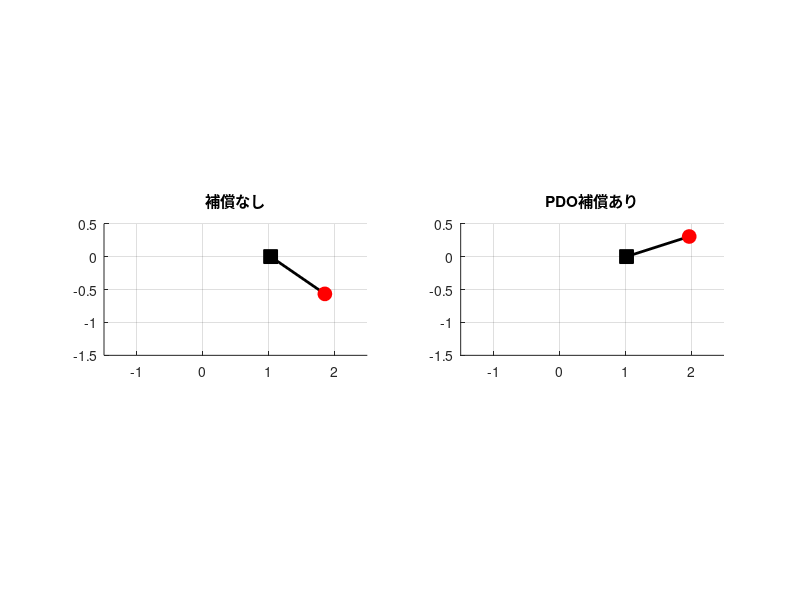

Recreate this plot in MATLAB.
clear; clc;

% --- パラメータ設定 ---
g = 9.81;
L = 1.0;
omega = sqrt(g/L);
A = 0.5;
dt = 0.01;
T = 20;
N = T/dt;

% PIDゲイン
Kp = 5;
Kd = 4;
Ki = 0.2;

% PDOゲイン
l1 = 20; l2 = 100; l3 = 200; l4 = 200;

xref = 1.0;

% 初期化（補償なし）
x1 = zeros(4, N);
e_int1 = 0;
u_log1 = zeros(1, N-1);
x_rec1 = zeros(1, N-1);
theta_rec1 = zeros(1, N-1);

% 初期化（補償あり）
x2 = zeros(4, N);
x_hat = zeros(4, N);
e_int2 = 0;
u_log2 = zeros(1, N-1);
x_rec2 = zeros(1, N-1);
theta_rec2 = zeros(1, N-1);
d_est_log = zeros(1, N-1);
d_real_log = zeros(1, N-1);

% --- メインループ ---
for k = 1:N-1
    % --- 共通外乱 ---
    f_swing = -A * sin(omega * (k*dt));
    d_real_log(k) = f_swing;

    % === ① 通常PID制御 ===
    e1 = xref - x1(1,k);
    e_dot1 = -x1(2,k);
    e_int1 = e_int1 + e1*dt;
    u1 = Kp*e1 + Kd*e_dot1 + Ki*e_int1;

    dx1 = x1(2,k);
    dx2 = u1 + f_swing;
    dx3 = x1(4,k);
    dx4 = -g/L * x1(3,k) - (1/L) * u1;
    x1(:,k+1) = x1(:,k) + dt * [dx1; dx2; dx3; dx4];

    u_log1(k) = u1;
    x_rec1(k) = x1(1,k);
    theta_rec1(k) = x1(3,k);

    % === ② PDO補償制御 ===
    e2 = xref - x2(1,k);
    e_dot2 = -x2(2,k);
    e_int2 = e_int2 + e2*dt;
    u2_raw = Kp*e2 + Kd*e_dot2 + Ki*e_int2;

    % PDO推定
    y = x2(1,k); y_hat = x_hat(1,k); ey = y - y_hat;
    dxhat1 = x_hat(2,k) + l1*ey;
    dxhat2 = u2_raw + A*x_hat(3,k) + l2*ey;
    dxhat3 = omega * x_hat(4,k) + l3*ey;
    dxhat4 = -omega * x_hat(3,k) + l4*ey;
    x_hat(:,k+1) = x_hat(:,k) + dt * [dxhat1; dxhat2; dxhat3; dxhat4];

    d_est = A * x_hat(3,k);
    u2 = u2_raw - d_est;
    d_est_log(k) = d_est;

    dx1 = x2(2,k);
    dx2 = u2 + f_swing;
    dx3 = x2(4,k);
    dx4 = -g/L * x2(3,k) - (1/L) * u2;
    x2(:,k+1) = x2(:,k) + dt * [dx1; dx2; dx3; dx4];

    u_log2(k) = u2;
    x_rec2(k) = x2(1,k);
    theta_rec2(k) = x2(3,k);
end

t = 0:dt:(N-2)*dt;

% --- アニメーション ---
figure;
set(gcf,'Position',[100 100 1000 400])
for k = 1:20:N-1
    clf;
    subplot(1,2,1);
    hold on;
    drone1_x = x_rec1(k);
    drone1_y = 0;
    theta1 = theta_rec1(k);
    mass1_x = drone1_x + L*sin(theta1);
    mass1_y = drone1_y - L*cos(theta1);

    plot(drone1_x, drone1_y, 'ks', 'MarkerSize', 10, 'MarkerFaceColor', 'k');
    plot([drone1_x, mass1_x], [drone1_y, mass1_y], 'k-', 'LineWidth', 2);
    plot(mass1_x, mass1_y, 'ro', 'MarkerSize', 10, 'MarkerFaceColor', 'r');
    title('補償なし');
    axis equal; xlim([-1.5 2.5]); ylim([-1.5 0.5]); grid on;

    subplot(1,2,2);
    hold on;
    drone2_x = x_rec2(k);
    drone2_y = 0;
    theta2 = theta_rec2(k);
    mass2_x = drone2_x + L*sin(theta2);
    mass2_y = drone2_y - L*cos(theta2);

    plot(drone2_x, drone2_y, 'ks', 'MarkerSize', 10, 'MarkerFaceColor', 'k');
    plot([drone2_x, mass2_x], [drone2_y, mass2_y], 'k-', 'LineWidth', 2);
    plot(mass2_x, mass2_y, 'ro', 'MarkerSize', 10, 'MarkerFaceColor', 'r');
    title('PDO補償あり');
    axis equal; xlim([-1.5 2.5]); ylim([-1.5 0.5]); grid on;

    pause(0.01);
end
